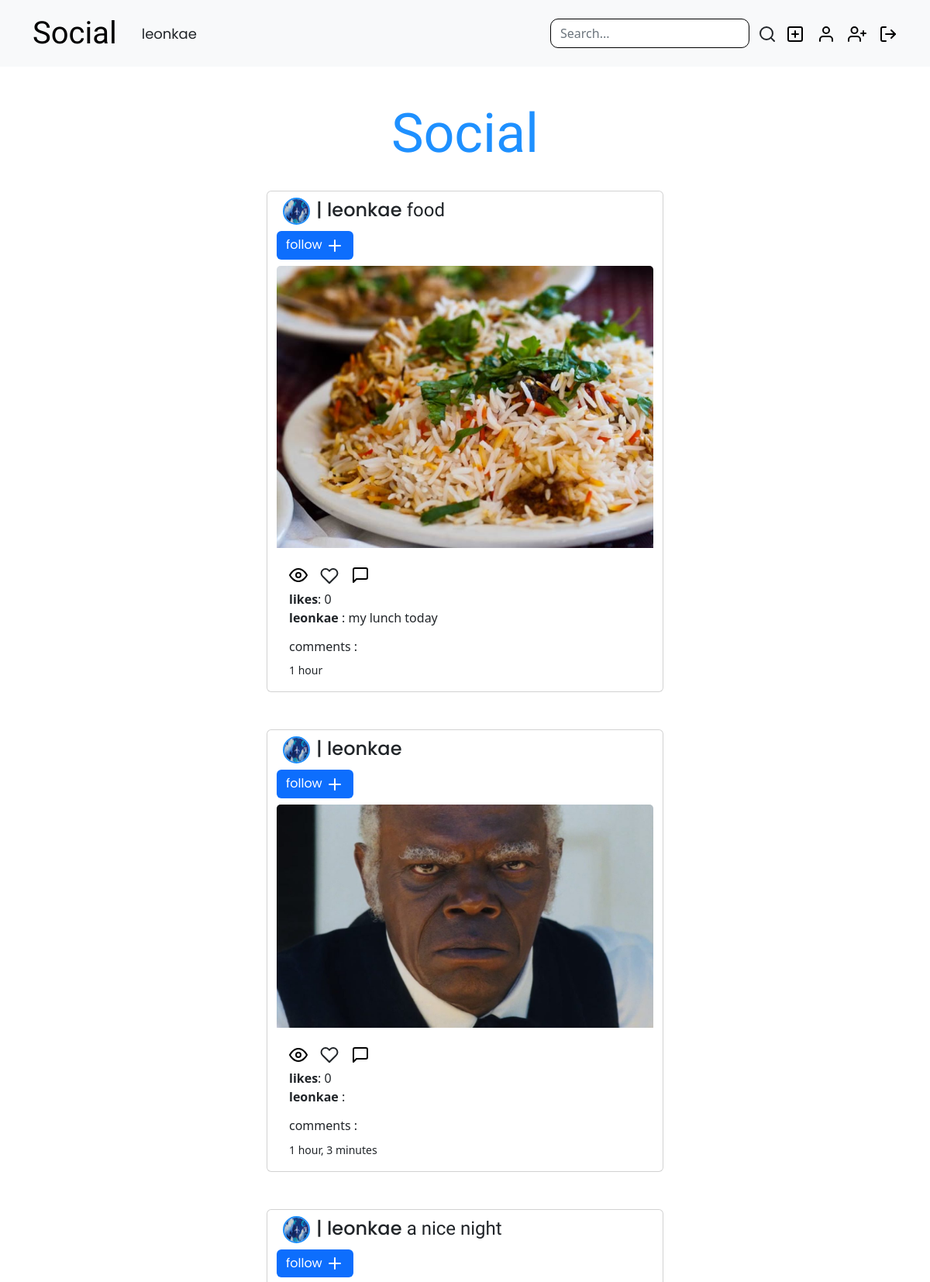
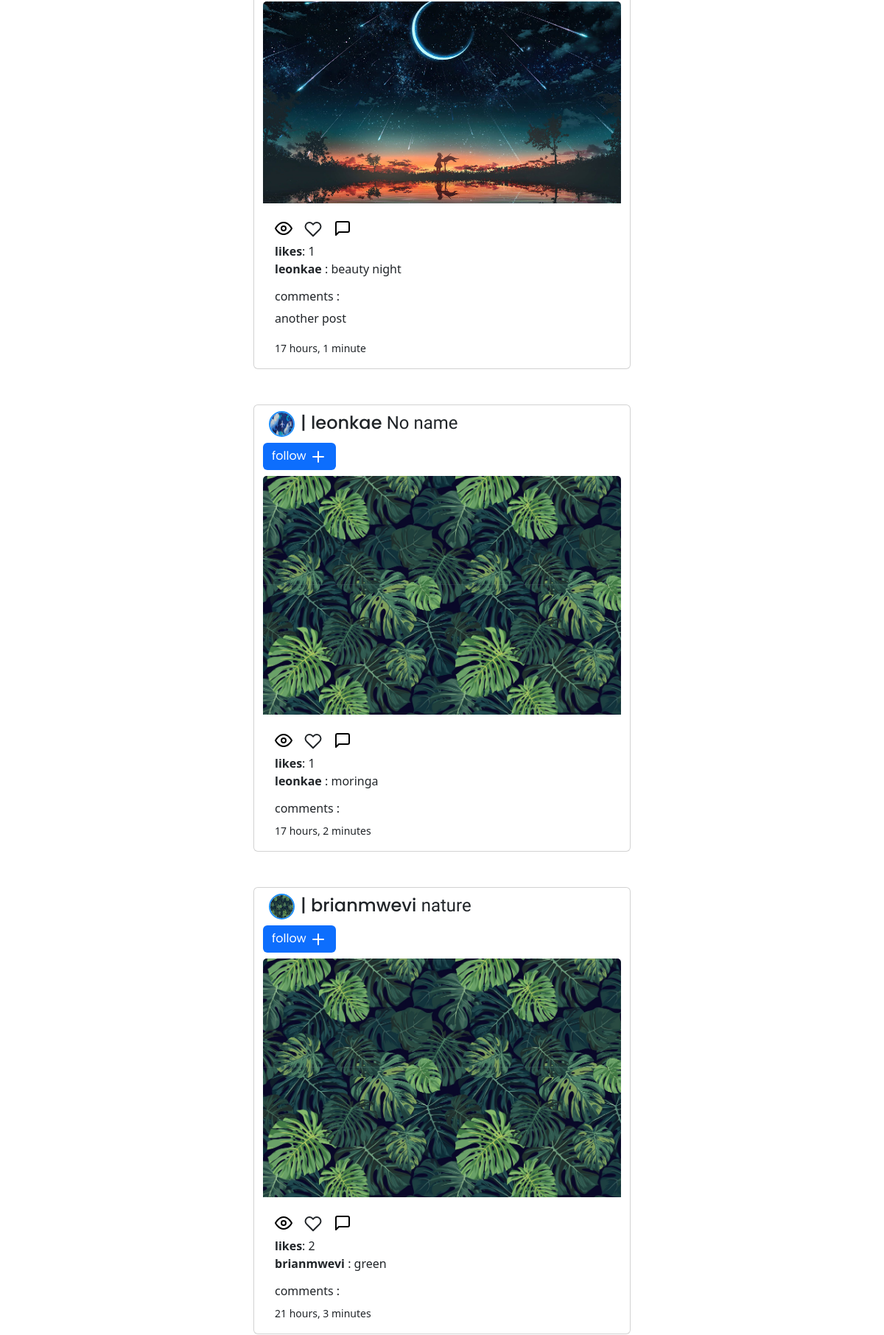
The app's page /home/ (signed in, upper part) with its own data (2 pictures, top to bottom).
### socials/models.py (models this page shows, shortened)
class Post(models.Model):
     image = models.ImageField(upload_to='media/',default='')
     imagename = models.CharField(max_length=20)
     caption = models.TextField(max_length=255)
     profile = models.ForeignKey(Profile, on_delete =models.CASCADE)
     created = models.DateTimeField(auto_now_add=True)
     modified =models.DateTimeField(auto_now=True)
     likes = models.ManyToManyField(User, related_name='social_post')
     comments=models.ManyToManyField('Comment', blank=True)

class Profile(models.Model):
    bio = models.TextField(max_length=255)
    prophoto = models.ImageField(upload_to='profile/',default ='image.jpg')
    user = models.ForeignKey(User, on_delete=models.CASCADE, related_name='profile')
    following = models.ManyToManyField(User, related_name='following')
    followers = models.ManyToManyField(User, related_name='folllowers')

class Comment(models.Model):
    user = models.ForeignKey(User, on_delete =models.CASCADE)
    text = models.TextField(max_length=100)
    created = models.DateTimeField(auto_now_add=True)
    modified =models.DateTimeField(auto_now=True)
    user_post = models.ForeignKey('Post', on_delete=models.CASCADE, related_name='user_comments')

### socials/views.py (the view)
# urls.py: 2. Add a URL to urlpatterns:  path('', views.home, name='home')
@login_required(login_url='login')
def home(request):
    images= Post.objects.order_by("-created").all()
    user_profile = get_object_or_404(Profile, user=request.user)
    return render(request, 'social/home.html', {'images':images, 'user_profile':user_profile})

### socials/templates/social/home.html (shortened to what this page needs)
{% extends 'social/base.html' %} {% block content %}
<nav class="navbar navbar-expand-lg bg-light mb-5 fixed-top">
  <div class="container">
    <a
      href="{% url 'home'%}"
      class="navbar-brand"
      style="font-size: 5vh; font-family: 'Grand Hotel', cursive; color: black"
      >Social</a
    >
    <div class="collapse navbar-collapse" id="navmenu">
      <div class="collapse navbar-collapse" id="navmenu">
        <div class="user-name ms-3">{{ request.user }}</div>
      </div>
      <ul class="navbar-nav ms-auto">
        <li class="nav-item">
          <a href="#" class="nav-link"></a>
        </li>
      </ul>
      <form
        class="navbar-form"
        method="POST"
        action="{% url 'search_results' %}"
      >
        <div class="input-group">
          <input
            type="search"
            id="search"
            class="form-control"
            placeholder="Search..."
            name="searched"
            style="border-radius: 10px; border: solid 1px black"
          />
          <div class="input-group-btn">
            <button class="btn btn-default" type="submit">
              <i class="glyphicon glyphicon-search"
                ><svg
                  xmlns="http://www.w3.org/2000/svg"
                  width="24"
                  height="24"
                  viewBox="0 0 24 24"
                  fill="none"
                  stroke="currentColor"
                  stroke-width="2"
                  stroke-linecap="round"
                  stroke-linejoin="round"
                  class="feather feather-search"
                >
                  <circle cx="11" cy="11" r="8"></circle>
                  <line x1="21" y1="21" x2="16.65" y2="16.65"></line></svg
              ></i>
            </button>
          </div>
        </div>
      </form>
      <div class="create me-3">
        <a href="{% url 'create' %}"
          ></a>
      </div>
      <div class="profile me-3">
        <a href="{% url 'userprofile' %}">
          <svg
            xmlns="http://www.w3.org/2000/svg"
            width="24"
            height="24"
            viewBox="0 0 24 24"
            fill="none"
            stroke="currentColor"
            stroke-width="2"
            stroke-linecap="round"
            stroke-linejoin="round"
            class="feather feather-user"
          >
            <path d="M20 21v-2a4 4 0 0 0-4-4H8a4 4 0 0 0-4 4v2"></path>
            <circle cx="12" cy="7" r="4"></circle>
          </svg>
        </a>
      </div>
      <div class="add-profile me-3">
        <a href="{% url 'addprofile' %}">
        </a>
      </div>
      <div class="logout">
        <a href="{% url 'logout' %}">
        </a>
      </div>
    </div>
  </div>
</nav>
<div class="con-wrapper-fluid">
  <div class="title">
    <h1 style="text-align: center">Social</h1>
  </div>
  <div class="container">
    {% for image in images %}
    <div class="row">
      <div class="card mx-auto m-4" style="width: 32rem">
        <div class="user-name">
          <h4>
            <img
              src="{{image.profile.prophoto.url}}"
              class="card-img-top m-2"
              alt="..."
            />| {{image.profile.user.username}}
            <span class="img-title">{{image.imagename}}</span>
            <span class="follow">
              <form
                method="POST"
                action="{% url 'follow' image.profile.user.pk  %}"
              >
                <button
                  type="submit"
                  class="btn btn-primary"
                  name="post_id"
                  ,
                  value="{{ post.id }}"
                >
                  follow
                  <svg
                    xmlns="http://www.w3.org/2000/svg"
                    width="24"
                    height="24"
                    viewBox="0 0 24 24"
                    fill="none"
                    stroke="currentColor"
                    stroke-width="2"
                    stroke-linecap="round"
                    stroke-linejoin="round"
                    class="feather feather-plus"
                  >
                    <line x1="12" y1="5" x2="12" y2="19"></line>
                    <line x1="5" y1="12" x2="19" y2="12"></line>
                  </svg>
                </button></form
            ></span>
          </h4>
        </div>
        {% if image.image %}
        <img src="{{ image.image.url }}" class="card-img-top" alt="..." />
        {% endif %}
        <div class="card-body">
          <div class="card-nav">
            <form action="{% url 'likeview' image.pk%}" method="POST">
              <a href="{% url 'photo' image.id  %}" class="">
                <svg
                  xmlns="http://www.w3.org/2000/svg"
                  width="24"
                  height="24"
                  viewBox="0 0 24 24"
                  fill="none"
                  stroke="currentColor"
                  stroke-width="2"
                  stroke-linecap="round"
                  stroke-linejoin="round"
                  class="feather feather-eye"
                >
                  <path d="M1 12s4-8 11-8 11 8 11 8-4 8-11 8-11-8-11-8z"></path>
                  <circle cx="12" cy="12" r="3"></circle>
                </svg>
              </a>
              <button
                type="submit"
                ,
                name="post_id"
                ,
                value="{{ post.id }}"
                class="btn btn"
              >
              </button>
              <a href="{% url 'comment' image.pk %}"
                ><svg
                  xmlns="http://www.w3.org/2000/svg"
                  width="24"
                  height="24"
                  viewBox="0 0 24 24"
                  fill="none"
                  stroke="currentColor"
                  stroke-width="2"
                  stroke-linecap="round"
                  stroke-linejoin="round"
                  class="feather feather-message-square"
                >
                  <path
                    d="M21 15a2 2 0 0 1-2 2H7l-4 4V5a2 2 0 0 1 2-2h14a2 2 0 0 1 2 2z"
                  ></path></svg
              ></a>
            </form>
            <p>
              <span style="font-weight: bolder">likes</span>:
              {{image.likes.all.count}}
              <br />
              <span style="font-weight: bolder"
                >{{image.profile.user.username}}</span
              >
              : {{image.caption}}
              <br />
            </p>
            <div class="comment-field">
              <h6>comments :</h6>
              {% for comment in image.comments.all|slice:'2'%}
              <span><p>{{comment.text}}</p></span>
              {% endfor %}
            </div>
          </div>
          <div class="date-time">
            <small>{{image.created|timesince}}</small>
          </div>
        </div>
      </div>
    </div>
    {% endfor %}
  </div>
</div>
{% endblock %}

### socials/templates/social/home.html (style rules this page uses)
.title { margin-top: 130px; }
h1 { font-family: "Grand Hotel", cursive; font-size: 70px; color: dodgerblue; }
.img-title { font-family: "Grand Hotel", cursive; }
.user-name { font-size: large; }
.logout a { text-decoration: none; color: black; }
.create a { text-decoration: none; color: black; }
.add-profile a { text-decoration: none; color: black; }
.profile a { text-decoration: none; color: black; }
.card-nav a { text-decoration: none; color: black; }
.btn { border: none; text-align: center; }
.user-name img { height: 35px; width: 35px; border-radius: 50%; border: 2px solid dodgerblue; }
.user-name { font-family: "Poppins", sans-serif; }

### records on screen
Post: profile.prophoto (picture), profile.user.username "leonkae", imagename "food", image (picture), likes.all.count "0", caption "my lunch today", created "1 hour"
Post: profile.prophoto (picture), profile.user.username "leonkae", image (picture), likes.all.count "0", created "1 hour, 3 minutes"
Post: profile.prophoto (picture), profile.user.username "leonkae", imagename "a nice night", image (picture), likes.all.count "1", caption "beauty night", created "17 hours, 1 minute"
Comment: text "another post"
Post: profile.prophoto (picture), profile.user.username "leonkae", imagename "No name", image (picture), likes.all.count "1", caption "moringa", created "17 hours, 2 minutes"
Post: profile.prophoto (picture), profile.user.username "brianmwevi", imagename "nature", image (picture), likes.all.count "2", caption "green", created "21 hours, 3 minutes"

### other values on screen
{{ request.user }} "leonkae"
